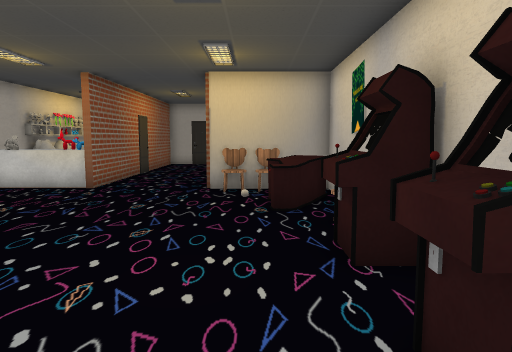
view 1 (above)

16 first-person views from a walk through a scene from a Unity 3-D project. The camera is 1.5 m above the floor, tilts 6° down and sees 70° across. The floor is counted in squares, 0.9 m on a side. Each view is taken from the middle of a square. On the plan, view 1 faces up. The plan holds only what a view shows up to about 17 squares ahead; the rest is blank. The place goes on beyond the plan. The player character is not drawn. Some surface patterns are stand-ins.

view 2
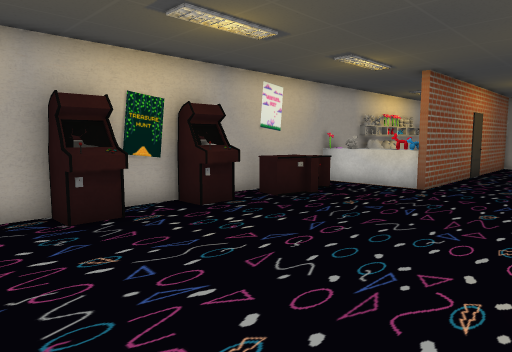

view 3
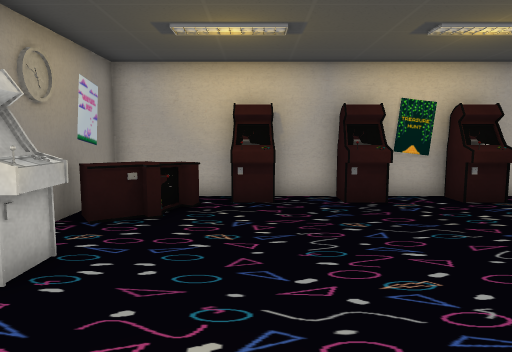

view 4
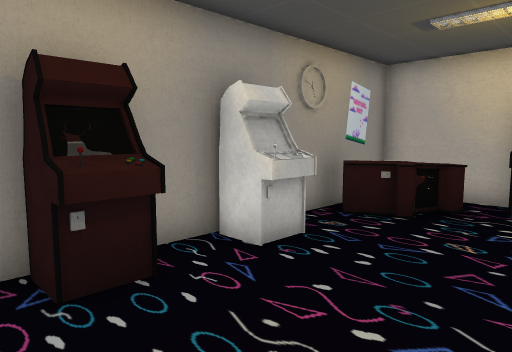

view 5
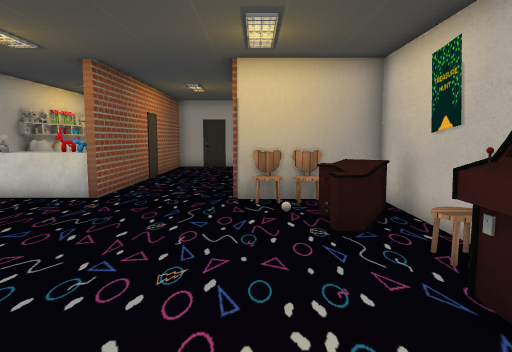

view 6
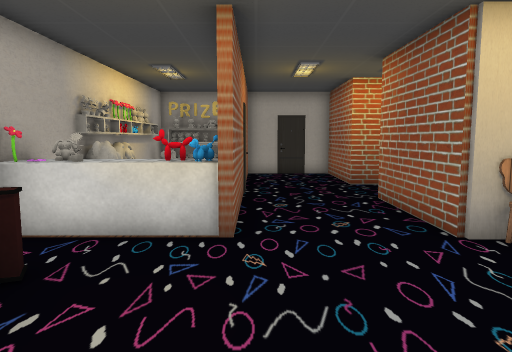

view 7
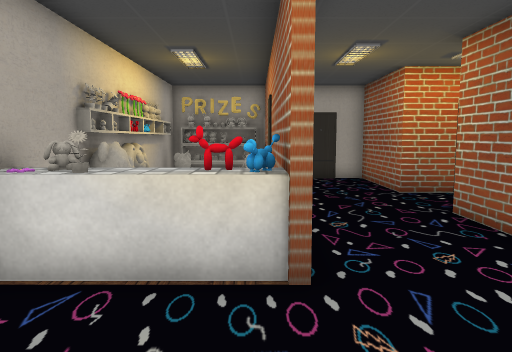

view 8
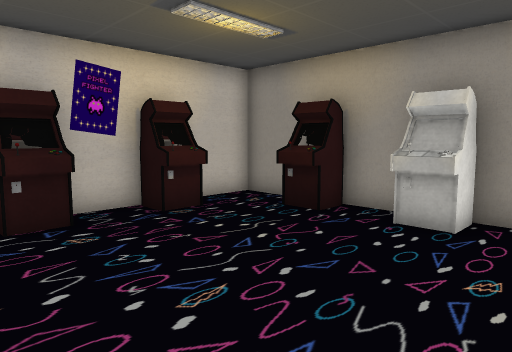

view 9
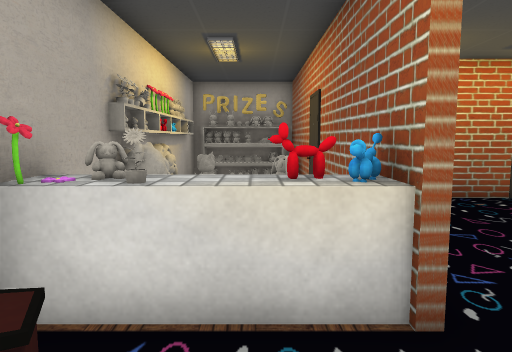

view 10
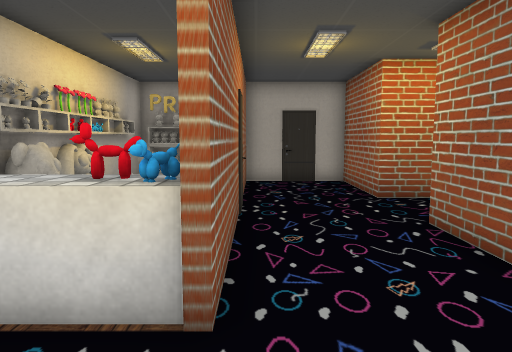

view 11
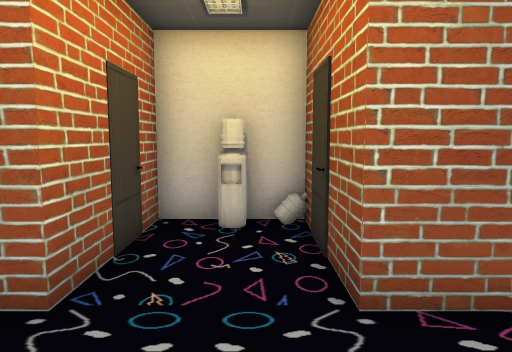

view 12
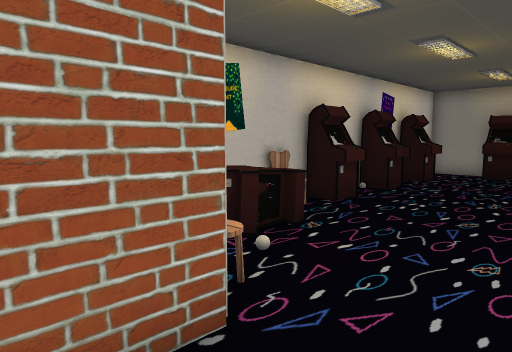

view 13
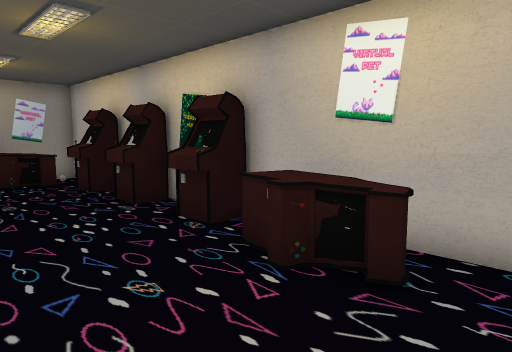

view 14
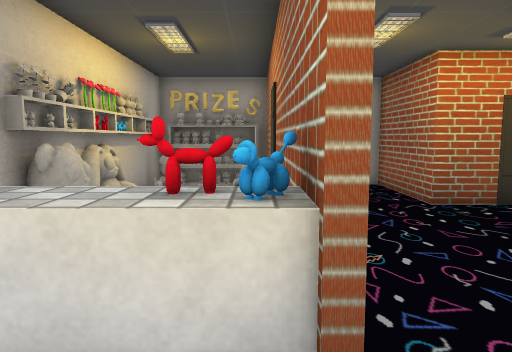

view 15
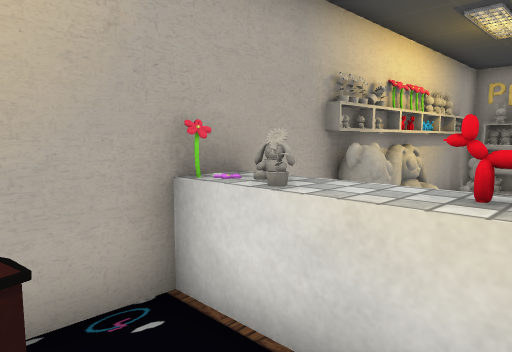

view 16
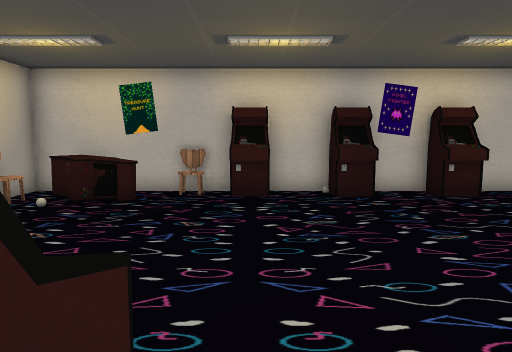

### Floor plan
Points are (right, up) in squares from view 1. A wall is a line through its corners. A room is listed if a view was taken in it or the views show most of it. See-through windows are left out.
Room 1 (views 1, 2, 3, 4, 5, 6, 7, 8, 9, 10, 11, 12, 13, 14, 15, 16)
walls: (-5.6, 12) (-5.6, 12.5); (-9.4, 5.2) (-9.4, -4) (2.4, -4) (2.4, -1.8); (-9.4, 11.2) (-9.4, 6.7); (2.4, 3.6) (2.4, 11.9) (-1.6, 11.9) (-1.6, 16) (2.4, 16) (2.4, 17.4); (2.4, -0.2) (2.4, 1.4); (-0.9, -3.8) (-0.2, -3.8); (2.4, 17.6) (2.4, 19) (-1.6, 19) (-1.6, 23) (-5.4, 23) (-5.4, 21.5); (-5.4, 19.4) (-5.4, 12.1) (-7.5, 12.1); (-5.9, 22.4) (-6.5, 22.4)
ways out: opening at (-8, 13)
objects: other object (-9, 0) to (-8, 0); other object (-9, 3) to (-8, 3); other object (-9, 6) to (-8, 6); other object (-9, 8) to (-8, 10); other object (-9, 12); other object (-9, 13); other object (-8, -3) to (-6, -2); other object (-8, 12); other object (-6, 20) to (-6, 21); other object (-3, -3); other object (-1, -3) to (0, -3); other object (-1, 11) to (0, 11); other object (1, -1) to (2, -1); other object (1, 2) to (2, 3); other object (1, 5) to (2, 5); other object (1, 8) to (2, 10); other object (1, 11); other object (2, 7)

Where each view was taken, in squares from view 1:
view 1: 0 up, 0 right, facing up
view 2: 0 up, 1 left, facing up-left
view 3: 0 up, 1 right, facing left
view 4: 1 up, 1 right, facing down-left
view 5: 2 up, 1 left, facing up
view 6: 6 up, 5 left, facing up
view 7: 8 up, 6 left, facing up
view 8: 4 up, 6 left, facing down-right
view 9: 9 up, 7 left, facing up
view 10: 9 up, 5 left, facing up
view 11: 17 up, 5 left, facing right
view 12: 14 up, 4 left, facing down-right
view 13: 12 up, 4 left, facing down-left
view 14: 10 up, 6 left, facing up
view 15: 10 up, 6 left, facing up-left
view 16: 5 up, 9 left, facing right
